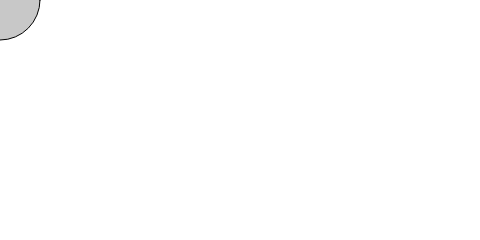
Frame 1 (no input)
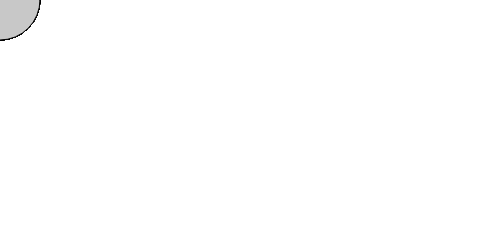
Frame 60 (no input)
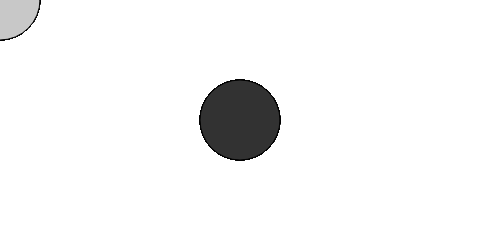
Frame 120 (the mouse pressed at the canvas centre since frame 60)

The p5.js sketch that drew these frames (run headless with seeded random() and noise() and a simulated clock; from frame 60 on, the mouse is pressed at the canvas centre):

// p5.js sketch
// ── sketch.js
function setup() {
  createCanvas(480, 240);
}

function draw() {
  if (mouseIsPressed) {
    fill(50);
  } else {
    fill(200);
  }
  ellipse(mouseX, mouseY, 80,80)
}
